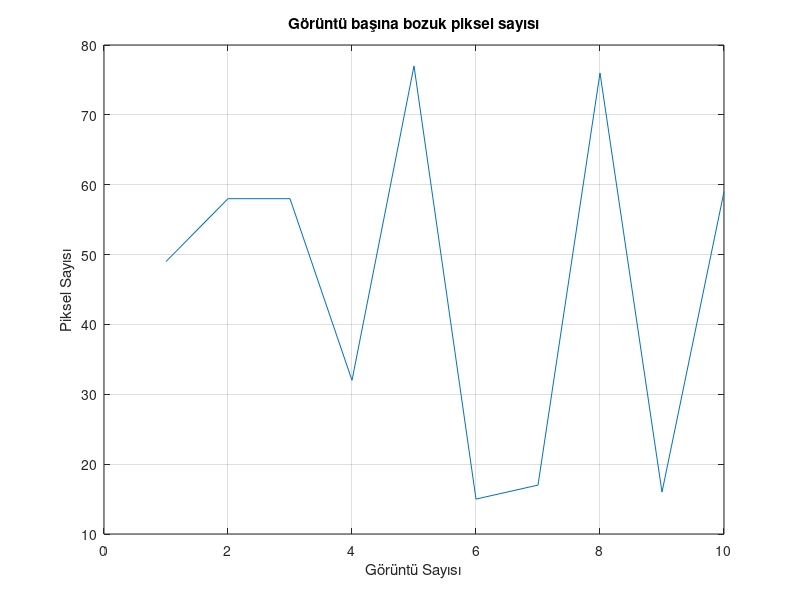

Write the MATLAB code that produced this figure.
% Plot komutu, iki boyutlu yani iki eksene sahip olan verileri grafiğe
% aktarır.

clc;
clear all; % Workshopu temizledik.
deger = round(100*rand(1,10)); % Y eksenindeki değerler
x = 1:1:10; % X eksenindeki değerler

% Grafik Çizdirme
plot(x, deger);
xlabel("Görüntü Sayısı");
ylabel("Piksel Sayısı");
title("Görüntü başına bozuk piksel sayısı");
grid on; % Kılavuz Çizgiler
